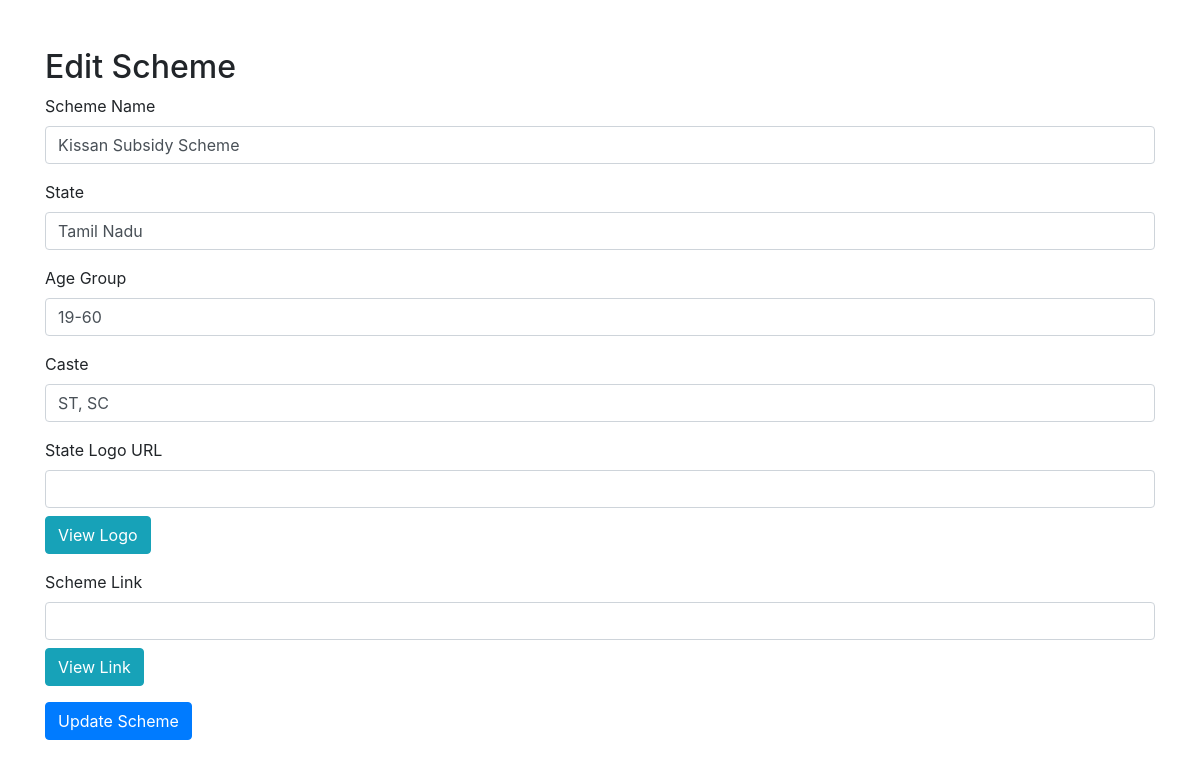
/edit_scheme.php?id=6 (signed in), run on the app's committed database.
### tables this page shows
CREATE TABLE `schemes` (
  `id` int(11) NOT NULL,
  `scheme_name` varchar(255) NOT NULL,
  `state` varchar(100) NOT NULL,
  `age_group` varchar(50) DEFAULT NULL,
  `caste` varchar(50) DEFAULT NULL,
  `state_logo` varchar(255) DEFAULT NULL,
  `scheme_link` varchar(255) DEFAULT NULL
);

### edit_scheme.php (the view, shortened to what this page needs)
<?php
include('db_connection.php');
if (isset($_GET['id'])) {
    $scheme_id = $_GET['id'];
    $sql = "SELECT * FROM schemes WHERE id = ?";
    $stmt = $conn->prepare($sql);
    $stmt->bind_param("i", $scheme_id);
    $stmt->execute();
    $result = $stmt->get_result();
    if ($result->num_rows > 0) {
        $scheme = $result->fetch_assoc();
    } else {
        echo "Scheme not found!";
        exit;
    }
}
?>
<!DOCTYPE html>
<html lang="en">
<head>
    <link href="https://stackpath.bootstrapcdn.com/bootstrap/4.5.2/css/bootstrap.min.css" rel="stylesheet">
</head>
<body>
    <div class="container mt-5">
        <h2>Edit Scheme</h2>
        <form method="POST">
            <div class="form-group">
                <label for="scheme_name">Scheme Name</label>
                <input type="text" class="form-control" id="scheme_name" name="scheme_name" value="<?php echo htmlspecialchars($scheme['scheme_name']); ?>" required>
            </div>
            <div class="form-group">
                <label for="state">State</label>
                <input type="text" class="form-control" id="state" name="state" value="<?php echo htmlspecialchars($scheme['state']); ?>" required>
            </div>
            <div class="form-group">
                <label for="age_group">Age Group</label>
                <input type="text" class="form-control" id="age_group" name="age_group" value="<?php echo htmlspecialchars($scheme['age_group']); ?>" required>
            </div>
            <div class="form-group">
                <label for="caste">Caste</label>
                <input type="text" class="form-control" id="caste" name="caste" value="<?php echo htmlspecialchars($scheme['caste']); ?>" required>
            </div>
            <div class="form-group">
                <label for="state_logo">State Logo URL</label>
                <input type="text" class="form-control" id="state_logo" name="state_logo" value="<?php echo htmlspecialchars($scheme['state_logo']); ?>" required>
                <button type="button" class="btn btn-info mt-2" onclick="window.open('<?php echo htmlspecialchars($scheme['state_logo']); ?>', '_blank')">View Logo</button>
            </div>
            <div class="form-group">
                <label for="scheme_link">Scheme Link</label>
                <input type="text" class="form-control" id="scheme_link" name="scheme_link" value="<?php echo htmlspecialchars($scheme['scheme_link']); ?>" required>
                <button type="button" class="btn btn-info mt-2" onclick="window.open('<?php echo htmlspecialchars($scheme['scheme_link']); ?>', '_blank')">View Link</button>
            </div>
            <button type="submit" name="submit" class="btn btn-primary">Update Scheme</button>
        </form>
    </div>
</body>
</html>

### data on the page
schemes: scheme_name "Kissan Subsidy Scheme", state "Tamil Nadu", age_group "19-60", caste "ST, SC"
